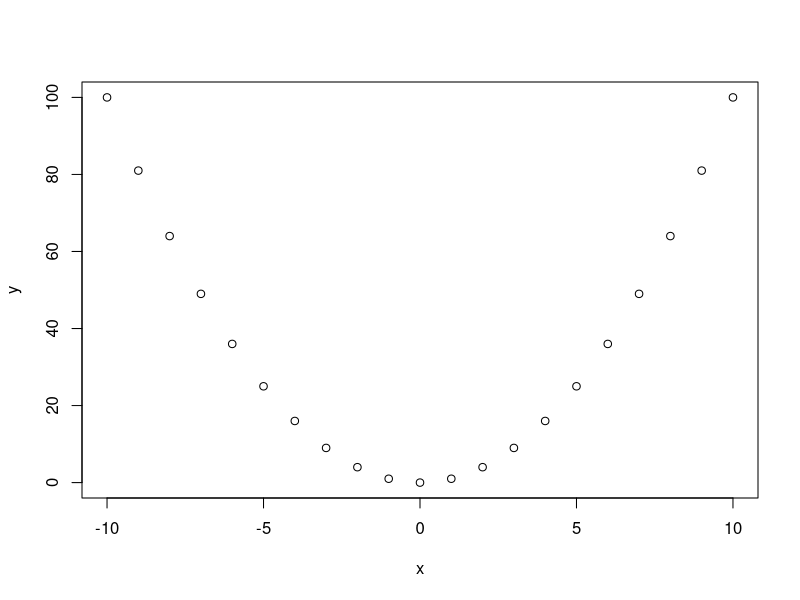
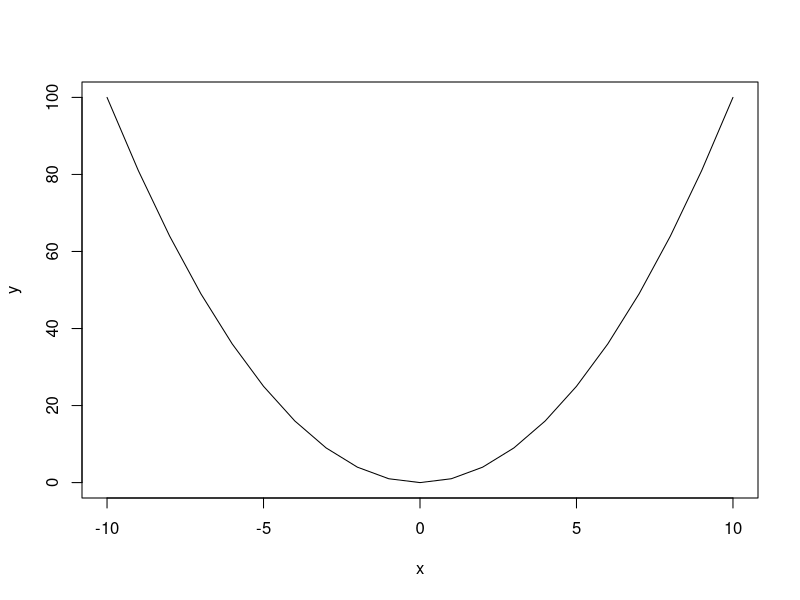
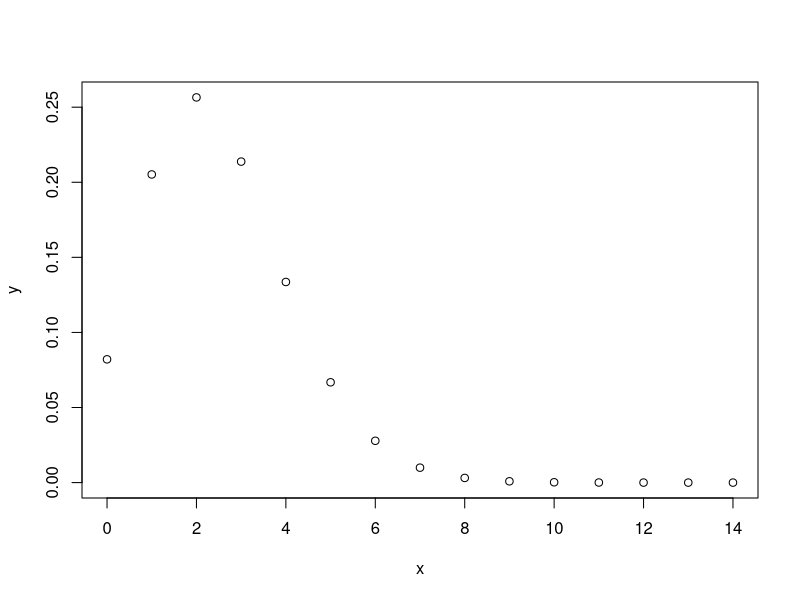
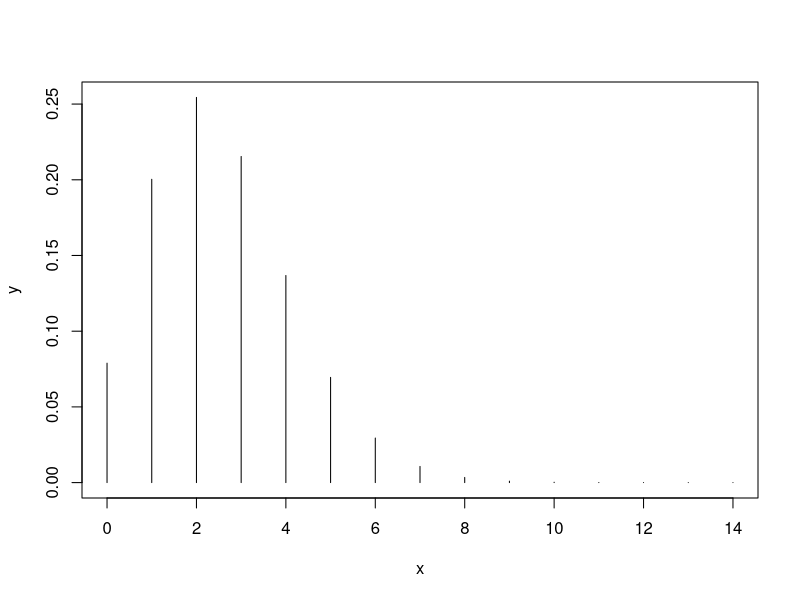
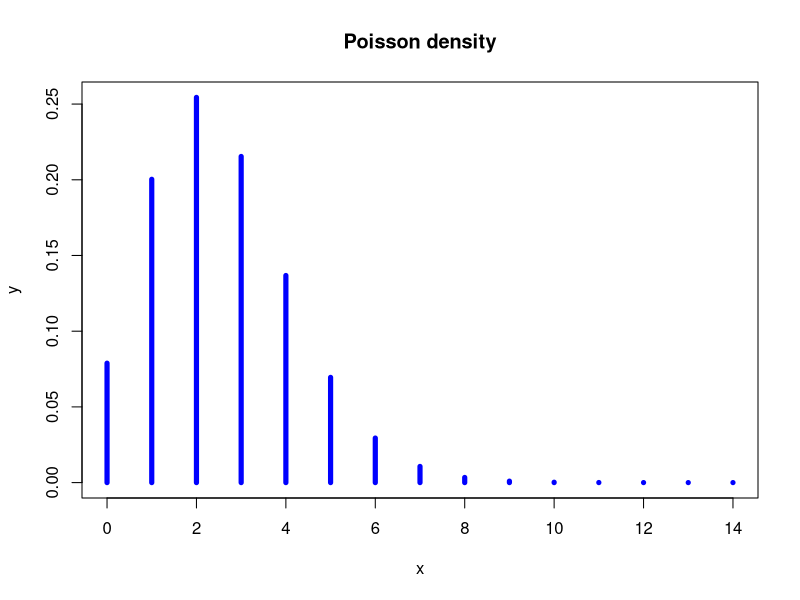
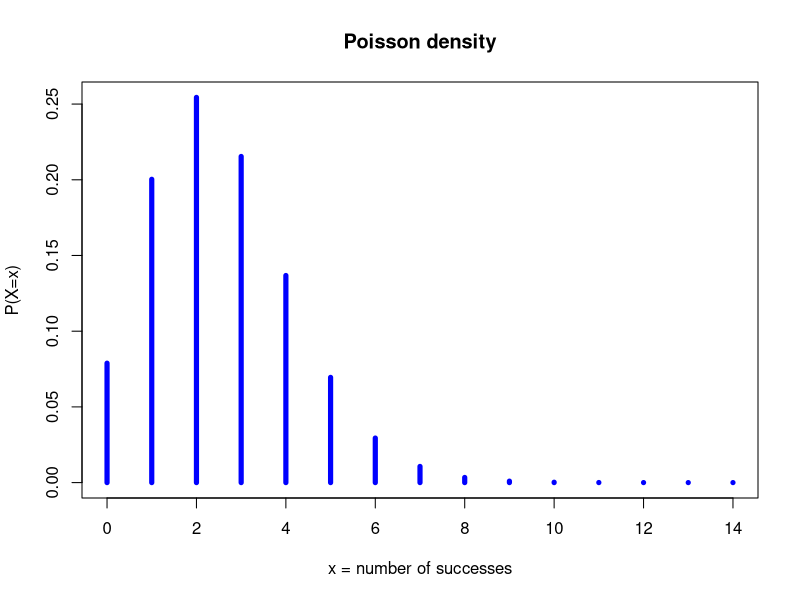
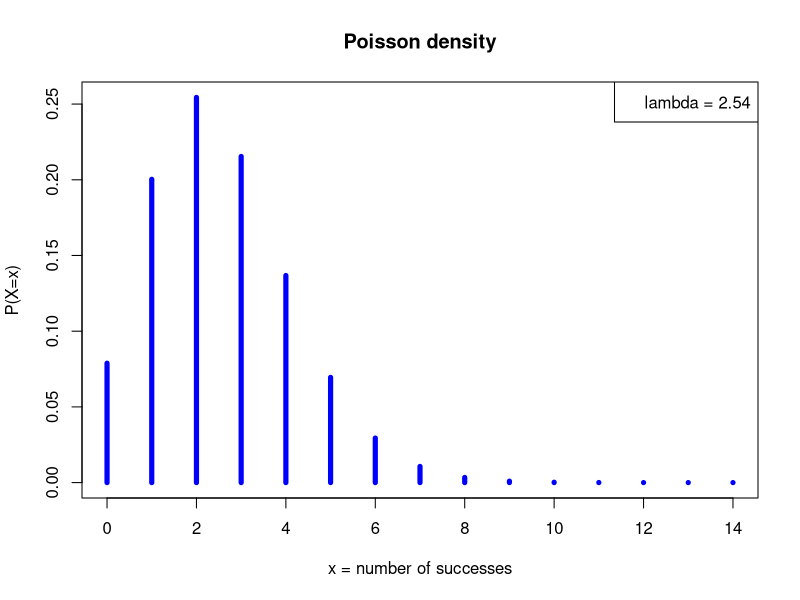
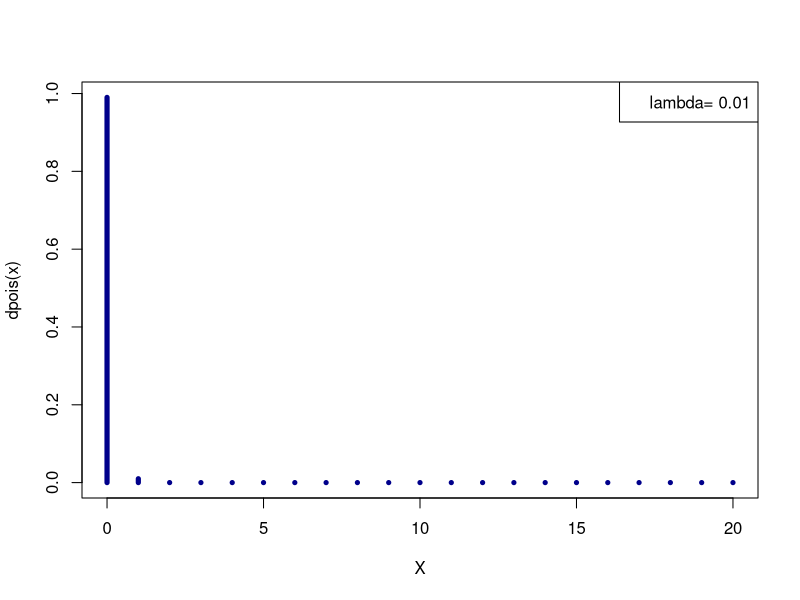

Here is the R script that generated these plots, in order:
## ---- chunk 1
a <- 27
print(a)
## ---- chunk 2
three.numbers <- c(27,12,3000)
print(three.numbers)
## ---- chunk 3
x <- 0:14
print(x)
## ---- chunk 4
x <- 1:10 # Define a series from 1 to 10
print(x)
y <- x^2 # Compute the square of each number
print(y)
## ---- chunk 5
x <- -10:10
y <- x^2
plot(x,y)
## ---- chunk 6
x <- -10:10
y <- x^2
plot(x,y, type="l")
## ---- chunk 7
# The # symbol allows to insert comments in R code

# Define  a vector named "whoami", and 
# containing two names
whoami <- c("Denis", "Siméon")
print(whoami) # Comment at the end of a line
## ---- chunk 8
# Define  a vector named "names", and 
# containing two names
whoami <- c("Denis", "Siméon")

# Paste the values of a vector of string 
print(paste(sep=" ", whoami[1], whoami[2]))
## ---- chunk 9
x <- 0:14   # Define the X values from 0 to 14
y <- dpois(x, lambda = 2.5) # Poisson density
plot(x,y) # Check the result
## ---- chunk 10
help(plot)
## ---- chunk 11
?plot
## ---- chunk 12
x <- 0:14
lambda <- 2.54
y <- dpois(x, lambda)
plot(x,y, type="h")
## ---- chunk 13
plot(x,y, type="h", lwd=5, col="blue",
     main="Poisson density")
## ---- chunk 14
plot(x,y, type="h", lwd=5, col="blue",
     main="Poisson density",
     xlab="x = number of successes",
     ylab="P(X=x)")
## ---- chunk 15
plot(x,y, type="h", lwd=5, col="blue",
     main="Poisson density",
     xlab="x = number of successes",
     ylab="P(X=x)")
legend("topright", paste("lambda =", lambda))
## ---- chunk 16
lambda <- 0.01
x <- 0:20
plot(x, dpois(x,lambda=lambda), type="h",   
     col="darkblue", lwd=5, xlab="X",ylab="dpois(x)")
legend("topright", paste("lambda=",lambda))
## ---- chunk 17
lambda <- 0.1
x <- 0:20
plot(x, dpois(x,lambda=lambda), type="h",   
     col="darkblue", lwd=5, xlab="X",ylab="dpois(x)")
legend("topright", paste("lambda=",lambda))
## ---- chunk 18
lambda <- 1
x <- 0:20
plot(x, dpois(x,lambda=lambda), type="h",   
     col="darkblue", lwd=5, xlab="X",ylab="dpois(x)")
legend("topright", paste("lambda=",lambda))
## ---- chunk 19
lambda <- 2
x <- 0:20
plot(x, dpois(x,lambda=lambda), type="h",   
     col="darkblue", lwd=5, xlab="X",ylab="dpois(x)")
legend("topright", paste("lambda=",lambda))
## ---- chunk 20
lambda <- 5
x <- 0:20
plot(x, dpois(x,lambda=lambda), type="h",   
     col="darkblue", lwd=5, xlab="X",ylab="dpois(x)")
legend("topright", paste("lambda=",lambda))
## ---- chunk 21
lambda <- 5
x <- 0:40
plot(x, dpois(x,lambda=lambda), type="h",   
     col="darkblue", lwd=5, xlab="X",ylab="dpois(x)")
legend("topright", paste("lambda=",lambda))
## ---- chunk 22
lambda <- 10
x <- 0:(4*lambda)
plot(x, dpois(x,lambda=lambda), type="h",   
     col="darkblue", lwd=5, xlab="X",ylab="dpois(x)")
legend("topright", paste("lambda=",lambda))
## ---- chunk 23
lambda <- 20
x <- 0:(4*lambda)
plot(x, dpois(x,lambda=lambda), type="h",   
     col="darkblue", lwd=2, xlab="X",ylab="dpois(x)")
legend("topright", paste("lambda=",lambda))
## ---- chunk 24
lambda <- 30
x <- 0:(2*lambda)
plot(x, dpois(x,lambda=lambda), type="h",   
     col="darkblue", lwd=2, xlab="X",ylab="dpois(x)")
legend("topright", paste("lambda=",lambda))
## ---- chunk 25
lambda <- 50
x <- 0:(2*lambda)
plot(x, dpois(x,lambda=lambda), type="h",   
     col="darkblue", lwd=2, xlab="X",ylab="dpois(x)")
legend("topright", paste("lambda=",lambda))
## ---- chunk 26
lambda <- 100
x <- 0:(2*lambda)
plot(x, dpois(x,lambda=lambda), type="h",   
     col="darkblue", lwd=2, xlab="X",ylab="dpois(x)")
legend("topright", paste("lambda=",lambda))
## ---- chunk 27
lambda <- 1000
x <- 0:(2*lambda)
plot(x, dpois(x,lambda=lambda), type="h",   
     col="darkblue", lwd=2, xlab="X",ylab="dpois(x)")
legend("topright", paste("lambda=",lambda))
## ---- chunk 28
lambda <- 10000
x <- 0:(2*lambda)
plot(x, dpois(x,lambda=lambda), type="h",   
     col="darkblue", lwd=2, xlab="X",ylab="dpois(x)")
legend("topright", paste("lambda=",lambda))
## ---- chunk 29
plot(95000:105000, dpois(95000:105000,lambda=100000), type="h", col="darkblue", xlab="X",ylab="dpois(x)")
